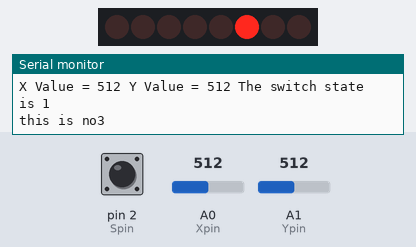
A sketch run on a simulated Arduino Uno, built with avr-gcc and run on an emulated ATmega328P. Shown: 8 shift-register outputs drawn as a row of LEDs (first output left, lit = HIGH), the last lines printed to the serial monitor. Wiring (inferred from the names in the program): shift register (74HC595): data pin 12; shift clock pin 9; latch pin 11. Wiring (inferred from the signals the program sends): row of LEDs: on Q0, Q1, Q2, Q3, Q4, Q5, Q6, Q7. Inputs (shaded band) come from the test bench; at power-on: A0 (Xpin) = 512, pin 2 (Spin) HIGH, A1 (Ypin) = 512.

Above: at 1.2 s.
1.3 s: A0 (Xpin) set to 0
At 2.6 s:
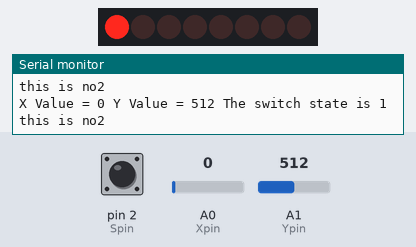
2.9 s: A0 (Xpin) set to 174
At 4.2 s:
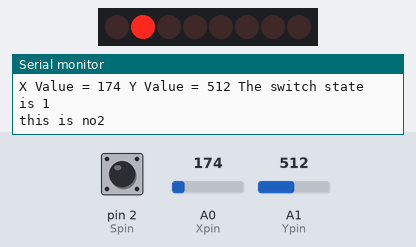
4.5 s: A0 (Xpin) set to 346
At 5.7 s:
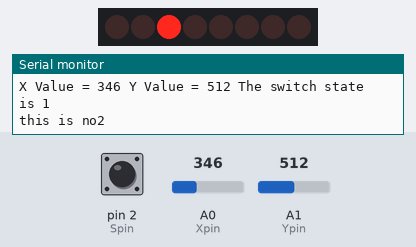
6.1 s: A0 (Xpin) set to 993
At 7.3 s:
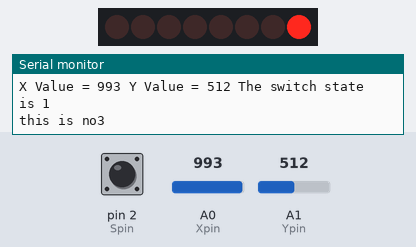
7.7 s: A0 (Xpin) set to 1017
10.7 s: A0 (Xpin) set to 842
At 11.8 s:
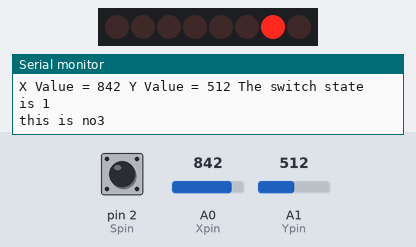
Timing chart, 0 to 13.3 s (numbered marks = the images above; inputs shaded):
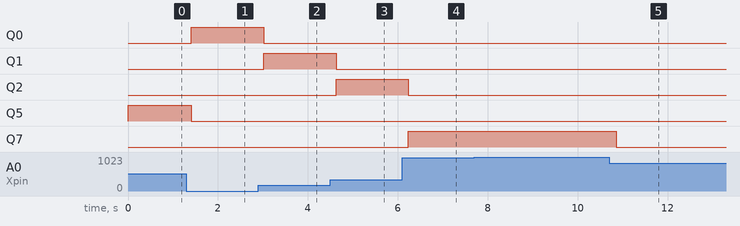

Measured:
- after the input at 1.3 s, Q0: LOW → HIGH after 0.11 s; Q5: HIGH → LOW after 0.11 s
- after the input at 2.9 s, Q0: HIGH → LOW after 0.12 s; Q1: LOW → HIGH after 0.12 s
- after the input at 4.5 s, Q1: HIGH → LOW after 0.13 s; Q2: LOW → HIGH after 0.13 s
- after the input at 6.1 s, Q2: HIGH → LOW after 0.14 s; Q7: LOW → HIGH after 0.14 s
- after the input at 10.7 s, Q7: HIGH → LOW after 0.16 s

The sketch:

gptjoistickled.ino
```cpp
int Xpin = A0;
int Ypin = A1;
int Spin = 2;
int Xval, Yval, Sval;
int dt = 200;

int latchPin = 11;
int clockPin = 9;
int dataPin = 12;

void setup() {
  Serial.begin(9600);
  pinMode(latchPin, OUTPUT);
  pinMode(dataPin, OUTPUT);
  pinMode(clockPin, OUTPUT);
  pinMode(Xpin, INPUT);
  pinMode(Ypin, INPUT);
  pinMode(Spin, INPUT);
  digitalWrite(Spin, HIGH);
}

void loop() {
  Xval = analogRead(Xpin);
  Yval = analogRead(Ypin);
  Sval = digitalRead(Spin);

  digitalWrite(latchPin, LOW);

  if (Xval > 336 && Xval < 506) {
    shiftOut(dataPin, clockPin, LSBFIRST, byte(0b00100000)); // Pattern 2
    Serial.println("this is no2");
  } else if (Xval >= 512 && Xval <= 680) {
    shiftOut(dataPin, clockPin, LSBFIRST, byte(0b00000100)); // Pattern 3
    Serial.println("this is no3");
  } else if (Xval >= 680 && Xval <= 852) {
    shiftOut(dataPin, clockPin, LSBFIRST, byte(0b00000010)); // Pattern 3
    Serial.println("this is no3");
  } else if (Xval >= 852 && Xval <= 1023) {
    shiftOut(dataPin, clockPin, LSBFIRST, byte(0b00000001)); // Pattern 3end
    Serial.println("this is no3");
  } else if (Xval > 164 && Xval < 336) {
    shiftOut(dataPin, clockPin, LSBFIRST, byte(0b01000000)); // Pattern 2
    Serial.println("this is no2");
  } else if (Xval >= 0 && Xval < 164) {
    shiftOut(dataPin, clockPin, LSBFIRST, byte(0b10000000)); // Pattern 2
    Serial.println("this is no2");
  } else {
    shiftOut(dataPin, clockPin, LSBFIRST, byte(0b00011000)); // Pattern 1
    Serial.println("this is no1");
  }

  digitalWrite(latchPin, HIGH);

  delay(dt);

  Serial.print("X Value = ");
  Serial.print(Xval);
  Serial.print(" Y Value = ");
  Serial.print(Yval);
  Serial.print(" The switch state is ");
  Serial.println(Sval);
}
```
